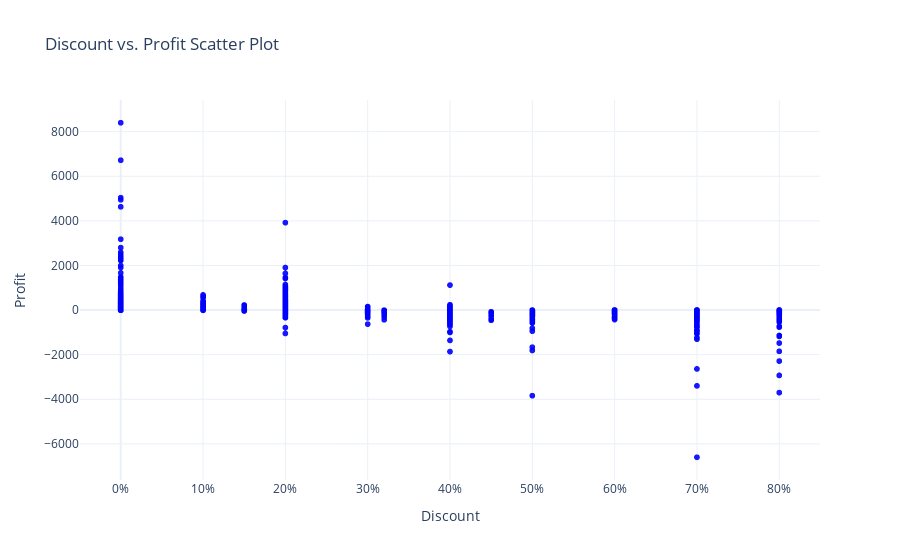

This figure's notebook cell:
### Code cell
import plotly.express as px

fig = px.scatter(
    df_discount_profit,
    x='discount',
    y='profit',
    title='Discount vs. Profit Scatter Plot',
    labels={'discount': 'Discount', 'profit': 'Profit'},
    opacity=0.7,
    color_discrete_sequence=['blue']
)

fig.update_layout(
    template='plotly_white',
    xaxis=dict(tickformat='.0%', title='Discount'),
    yaxis=dict(title='Profit')
)

fig.show()

### Figure 1 — Plotly figure (JSON) as saved in the notebook; plotly's stock layout.template omitted (floating-point values rounded to 4 significant figures; data arrays with more than 128 entries replaced by an {"elided": "..."} marker saying what was removed)
{"data": [{"hovertemplate": "Discount=%{x}<br>Profit=%{y}<extra></extra>", "legendgroup": "", "marker": {"color": "blue", "opacity": 0.7, "symbol": "circle"}, "mode": "markers", "name": "", "showlegend": false, "type": "scattergl", "x": {"elided": "19988 float values"}, "xaxis": "x", "y": {"elided": "19988 float values"}, "yaxis": "y"}], "layout": {"autosize": true, "legend": {"tracegroupgap": 0}, "title": {"text": "Discount vs. Profit Scatter Plot"}, "xaxis": {"anchor": "y", "autorange": true, "domain": [0, 1], "range": [-0.0516, 0.8516], "tickformat": ".0%", "title": {"text": "Discount"}, "type": "linear"}, "yaxis": {"anchor": "x", "autorange": true, "domain": [0, 1], "range": [-7838.0, 9638.0], "title": {"text": "Profit"}, "type": "linear"}}}
